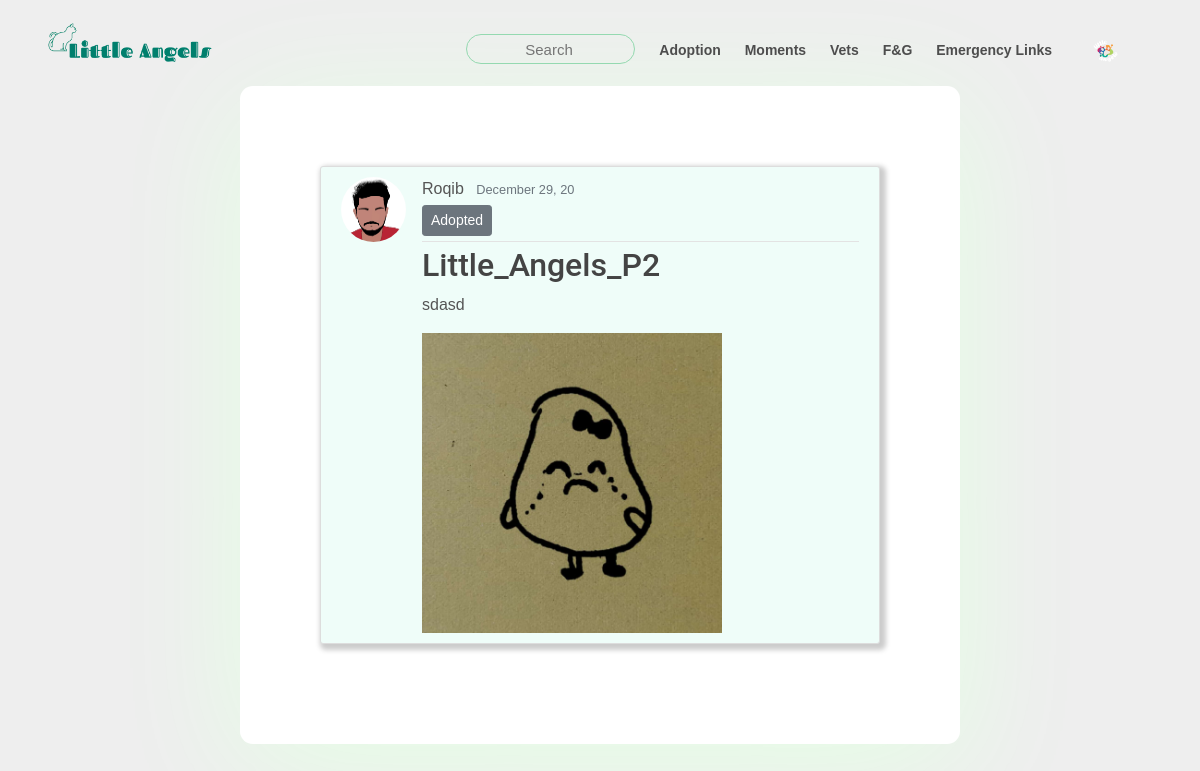
Page /adoption/post/4/ (signed in) on the committed database.
### users/models.py (models this page shows, shortened)
class Profile(models.Model):
    user = models.OneToOneField(User, on_delete=models.CASCADE)
    image = models.ImageField(default='default.png',  upload_to= 'profile_pics')

### adoption/models.py (models this page shows, shortened)
class AdoptionPost(models.Model):
    title = models.CharField(max_length=30)
    author = models.ForeignKey(User, on_delete=models.CASCADE)
    content = models.TextField();
    date = models.DateTimeField(default=timezone.now)
    location = models.CharField(max_length=50)
    approved = models.BooleanField(default=False)
    contact = models.CharField(max_length=11)
    isAdopted = models.BooleanField(default=False)
    image = models.ImageField( blank=True, null=True, upload_to= 'adoption_pics')

### adoption/views.py (the view)
# urls.py: path('post/<int:pk>/', PostDetailView.as_view(), name='adoption_post_detail'),
class PostDetailView(LoginRequiredMixin, DetailView):
    model = AdoptionPost

### adoption/templates/adoption/adoptionpost_detail.html (shortened to what this page needs)
{% extends 'home/base.html' %}
{% load static %}
{% block content %}
<div class="boss">
    <div class="blog-post">
        <article class="media content-section">
            <img class="rounded-circle article-img" src="{{object.author.profile.image.url}}" alt="DP"">
            <div class="media-body">
            <div class="article-metadata">
                <a class="mr-2" href="{% url 'adoption_user_posts' object.author.username %}">{{ object.author }}</a>
                <small class="text-muted">{{ object.date| date:"F d, y"}}</small>
                {% if object.isAdopted == True %}
                    <div>
                        <p class="btn btn-secondary btn-sm mt-1 mb-1">Adopted</p>
                    </div>
                {% endif %}
            </div>
            <h2 class="article-title">{{ object.title }}</h2>
            <p class="article-content">{{ object.content }}</p>
            {%if object.image %}
            <div>
                <img class="article-content" width="300px"; src="{{object.image.url|default_if_none:'#'}}">
            </div>
            {%endif%}
            </div>
        </article>
    </div>
</div>
{% endblock content %}

### home/templates/home/base.html (shortened to what this page needs)
{% load static %}
<!DOCTYPE html>
<html lang="en">
<head>
    <link rel="stylesheet" href="https://maxcdn.bootstrapcdn.com/bootstrap/4.0.0/css/bootstrap.min.css">
    <link rel="stylesheet" href="https://stackpath.bootstrapcdn.com/font-awesome/4.7.0/css/font-awesome.min.css">
    <link rel="stylesheet" href="https://cdnjs.cloudflare.com/ajax/libs/OwlCarousel2/2.3.4/assets/owl.carousel.min.css">
    <link rel="stylesheet" type="text/css" href="{% static 'home/main.css' %}">
    <link rel="stylesheet" type="text/css" href="{% static 'home/style-details.css' %}">
</head>
<body>
    <div class="container">
        <div class="navbar">
            <div class="logo">
                <a href="{% url 'home' %}"><img src="{% static 'home/images/logo.png' %}" padding-top="10" width="170px"></a>
            </div>
            <nav>
                <ul id="MenuItems">
                    <li><input type="search" autocomplete="off" id="search" placeholder="Search"></li>
                    <li class="underline"><a style="color: rgb(77, 77, 77); text-decoration: none;" href="{% url 'adoption' %}">Adoption</a>
                    </li>
                    <li class="underline"><a style="color: rgb(77, 77, 77); text-decoration: none;" href="{% url 'feed' %}">Moments</a></li>
                    <li class="underline"><a style="color: rgb(77, 77, 77); text-decoration: none;" href="">Vets</a></li>
                    <li class="underline"><a style="color: rgb(77, 77, 77); text-decoration: none;" href="#">F&G</a></li>
                    <li class="underline"><a style="color: rgb(77, 77, 77); text-decoration: none;" href="#">Emergency Links</a></li>
                    {% if user.is_authenticated %}
                            <li class="underline">
                                <a class="nav-item nav-link mt-1" style="color: lightgray" title="Profile" href="{% url 'profile' %}">
                                    <img  width="27" height="27" style="border-radius:50%"  src="{{user.profile.image.url}}" alt="">
                                </a>
                            </li>
                    {% else %}
                    <li>
                        <a class="btnn" href="{% url 'login' %}">Login</a>
                      </li>
                {% endif %}
                </ul>
            </nav>
        </div>
    </div>
    {% block content %} {% endblock %}
</body>
</html>

### home/static/home/main.css (style rules this page uses)
.content-section { background: #effdf9; padding: 10px 20px; border: 1px solid #dddddd; border-radius: 3px; margin-bottom: 20px; position: relative; margin-left: auto; margin-right: auto; box-shadow: 3px 3px 5px 3px #ccc;; }
.article-title { color: #444444; font-family: Roboto; }
.article-content { white-space: pre-line; }
.article-img { height: 65px; width: 65px; margin-right: 16px; }
.article-metadata { padding-bottom: 1px; margin-bottom: 4px; border-bottom: 1px solid #e3e3e3 }

### home/static/home/style-details.css (style rules this page uses)
* { margin: 0; padding: 0; box-sizing: border-box; }
body { font-family: Helvetica, sans-serif; width: 100%; height: 100vh; background-color: #eee; }
.navbar { display: flex; align-items: center; padding: 20px; }
nav { flex: 1; text-align: right; font-size: 14px; }
nav ul { display: inline-block; list-style-type: none; }
nav ul li { display: inline-block; margin-right: 20px; font-weight: bold; position: relative; }
a { text-decoration: none; color: #555; }
p { color: #555; }
.container { max-width: 1400px; margin: auto; padding-left: 25px; padding-right: 25px; }
#search { width: 100%; height: 30px; border-radius: 20px; background: rgba(0, 0, 0, 0); border-color: #94d9b0; border-width: 1px; border-style: solid; outline: none; text-align: center; font-family: Helvetica; font-size: 15px; font-weight: 500; }
.blog-post { width: 60%; max-width: 98rem; padding: 5rem; background-color: #fff; box-shadow: 0 1.4rem 8rem #e5ffe5; display: block; align-items: center; justify-content: center; border-radius: 0.8rem; margin-left: auto; margin-right: auto; margin-bottom: 15px; height: auto; }
.boss { padding-bottom: 0.1px; }

### rows in the picture
AdoptionPost: author.profile.image (picture), author "Roqib", date "December 29, 20", title "Little_Angels_P2", content "sdasd", image (picture)
